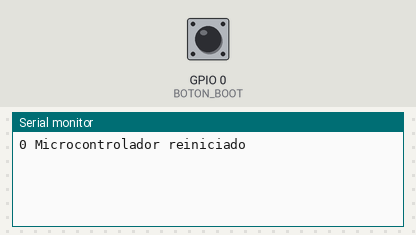
Simulated run of this sketch. Board: ESP32. Parts: the last lines printed to the serial monitor. Inputs (shaded band) come from the test bench; at power-on: GPIO 0 (BOTON_BOOT) HIGH.

Above: at 1.2 s.
1.3 s: GPIO 0 (BOTON_BOOT) pulled LOW for 0.15 s
At 1.8 s:
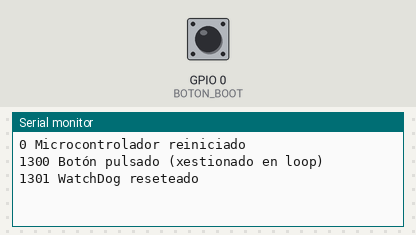
2.9 s: GPIO 0 (BOTON_BOOT) pulled LOW for 1 s
At 4.2 s:
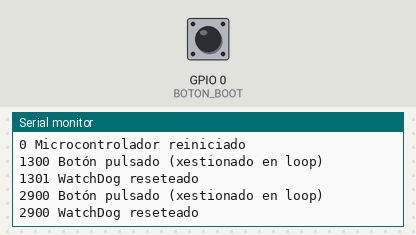
5.4 s: GPIO 0 (BOTON_BOOT) pulled LOW for 0.15 s
At 6.1 s:
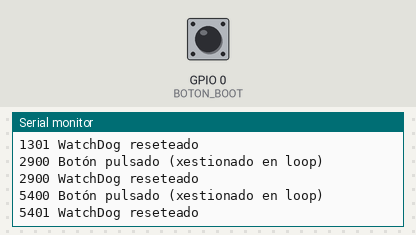

The sketch:

2.1.ino
```cpp
#include <esp_task_wdt.h>

#define BOTON_BOOT 0
#define TIEMPO_RESET 10
#define FACTOR_ESCALADO_TIEMPO 1000

volatile bool botonPulsado = false;

void IRAM_ATTR gestorInterrupciones()
{
  botonPulsado = true;
}

void resetearWatchDog()
{
  Serial.printf("%lu WatchDog reseteado\n", millis());
  esp_task_wdt_reset();
}

void setup() {
  Serial.begin(115200);
  Serial.printf("%lu Microcontrolador reiniciado\n", millis());

  pinMode(BOTON_BOOT, INPUT_PULLUP);
  attachInterrupt(digitalPinToInterrupt(BOTON_BOOT), gestorInterrupciones, FALLING);

  // Configuración WDT
  esp_task_wdt_config_t twdt_config =
  {
    .timeout_ms     = TIEMPO_RESET * FACTOR_ESCALADO_TIEMPO,
    .idle_core_mask = 0,
    .trigger_panic  = true
  };

  esp_task_wdt_reconfigure(&twdt_config);
  esp_task_wdt_add(NULL);
}

void loop() {
  if (botonPulsado) {
    Serial.printf("%lu Botón pulsado (xestionado en loop)\n", millis());

    resetearWatchDog();

    botonPulsado = false;
  }


}
```

Measured:
- after the input at 1.3 s, the serial monitor: prints a new line at once (image 1)
- after the input at 2.9 s, the serial monitor: prints a new line at once (image 2)
- after the input at 5.4 s, the serial monitor: prints a new line at once (image 3)
